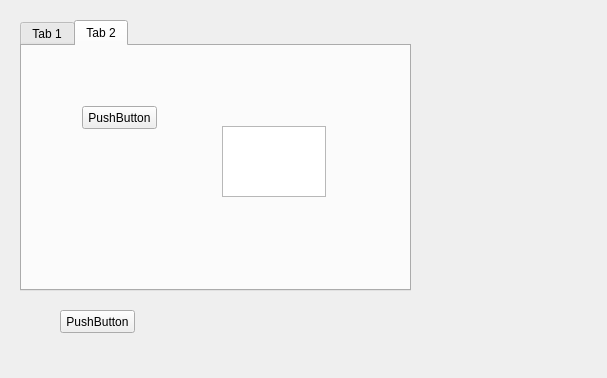
<?xml version="1.0" encoding="UTF-8"?>
<ui version="4.0">
 <class>Form</class>
 <widget class="QWidget" name="Form">
  <property name="geometry">
   <rect>
    <x>0</x>
    <y>0</y>
    <width>607</width>
    <height>378</height>
   </rect>
  </property>
  <property name="windowTitle">
   <string>Form</string>
  </property>
  <widget class="QTabWidget" name="tabWidget">
   <property name="geometry">
    <rect>
     <x>20</x>
     <y>20</y>
     <width>391</width>
     <height>271</height>
    </rect>
   </property>
   <property name="currentIndex">
    <number>1</number>
   </property>
   <widget class="QWidget" name="tab">
    <attribute name="title">
     <string>Tab 1</string>
    </attribute>
    <widget class="QPushButton" name="pushButton">
     <property name="geometry">
      <rect>
       <x>30</x>
       <y>50</y>
       <width>75</width>
       <height>23</height>
      </rect>
     </property>
     <property name="text">
      <string>PushButton</string>
     </property>
    </widget>
    <widget class="QLineEdit" name="lineEdit">
     <property name="geometry">
      <rect>
       <x>130</x>
       <y>50</y>
       <width>113</width>
       <height>20</height>
      </rect>
     </property>
    </widget>
   </widget>
   <widget class="QWidget" name="tab_2">
    <attribute name="title">
     <string>Tab 2</string>
    </attribute>
    <widget class="QPushButton" name="pushButton_2">
     <property name="geometry">
      <rect>
       <x>60</x>
       <y>60</y>
       <width>75</width>
       <height>23</height>
      </rect>
     </property>
     <property name="text">
      <string>PushButton</string>
     </property>
    </widget>
    <widget class="QPlainTextEdit" name="plainTextEdit">
     <property name="geometry">
      <rect>
       <x>200</x>
       <y>80</y>
       <width>104</width>
       <height>71</height>
      </rect>
     </property>
    </widget>
   </widget>
  </widget>
  <widget class="QPushButton" name="pushButton_3">
   <property name="geometry">
    <rect>
     <x>60</x>
     <y>310</y>
     <width>75</width>
     <height>23</height>
    </rect>
   </property>
   <property name="text">
    <string>PushButton</string>
   </property>
  </widget>
 </widget>
 <resources/>
 <connections/>
</ui>
